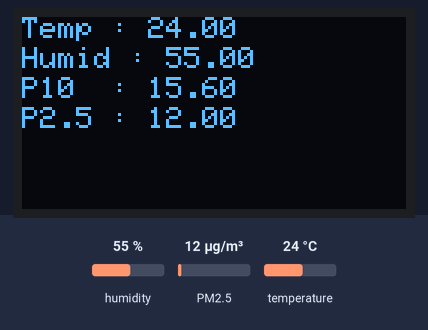
The sketch below on a simulated ESP8266 (NodeMCU). On the bench: 128×64 one-colour display. The inputs (shaded band) are chosen by the test bench; at power-on: humidity 55 %, PM2.5 12 µg/m³, temperature 24 °C. WiFi joins after 1.5 s; servers stay silent unless stated; random numbers use the default seed unless the sketch sets one; no MQTT or app messages arrive unless stated; what the sketch prints to the serial monitor is not drawn.

Above: at 1.8 s.

The sketch:

SDS011-airquality.ino
```cpp
#include <SDS011.h>
#include<OakOLED.h>
#include <WiFiManager.h>
#include <ArduinoJson.h>
#include <ESP8266WiFi.h>
#include <PubSubClient.h>
#include <Adafruit_Sensor.h>
#include <DHT.h>
#include <DHT_U.h>

//oled
OakOLED oled;
//#include <Adafruit_SSD1306.h>
//Adafruit_SSD1306 display(-1);
//#define SCREEN_WIDTH 128 // OLED display width, in pixels
//#define SCREEN_HEIGHT 64 // OLED display height, in pixels

// Mqtt
//const char* ssid ="motorola";
//const char* password ="123456789";

const char* ssid = "S22";  // "uniconverge_2_4g";
const char* password = "12345678"; //"#UCT@12345";


char mqtt_server[20] = "34.125.77.114";//"broker.hivemq.com" ; // enter your local host ip here
char port[6] = "1883";
char topic[40] = "AirQuality/UCT2";

float p10,p25;
int error;


//Dht11'
#define DHTPIN D5
#define DHTTYPE DHT11
DHT_Unified dht(DHTPIN, DHTTYPE);
uint32_t delayMS;
float Temp,Humid;

WiFiClient espClient;
PubSubClient client(espClient);
unsigned long lastMsg = 0;
#define MSG_BUFFER_SIZE (200)
char json[MSG_BUFFER_SIZE];
int value = 0;

SDS011 my_sds;
void setup_wifi() {
  /* WiFiManager, Local intializati on. Once its business is done, there is no need to keep it around*/
  WiFiManager wm;
  // wm.resetSettings(); // uncommen t it for resetting wifi*/
  bool res;
  res = wm.autoConnect("AirQualityWIFI");

  if(!res) {
    Serial.println("Failed to connect");
   ESP.restart();
  }
  else {
 //if you get here you have connected to the WiFi    
    Serial.println("connected...yeey :)");
  }
}

void reconnect() {
 // Loop until we're reconnected
 while (!client.connected()) {
  Serial.print("Attempting MQTT connection...");
 // Create a random client ID
  String clientId = "espClient";
 clientId += String(random(0xffff), HEX);
 // Attempt to connect
  if (client.connect(clientId.c_str()))
// if (client.connect("espClient", "BTbDj8IUPl7778PYLSvI", ""))
  {
   Serial.println("connected to broker: ");
   Serial.println(mqtt_server);
 //Once connected, publish an announcement...
 //client.publish(topic, "hello world");
 // ... and resubscribe
 //client.subscribe("inTopic");
}

 else {
 Serial.print("failed, rc=");
 Serial.print(mqtt_server);
 Serial.print(client.state());
 Serial.println(" try again in 5 seconds");
 // Wait 5 seconds before retrying
 delay(5000);
 }
 }
}

void mqtt_setup(){
// delay(10000);
 client.setServer(mqtt_server, atoi(port));
}


void setup() {
  my_sds.begin(D3,D4);
  Serial.begin(9600);
  oled.begin();
  // display.begin(SSD1306_SWITCHCAPVCC, 0x3C);  
  dht.begin();
  sensor_t sensor;
  dht.temperature().getSensor(&sensor);
  dht.humidity().getSensor(&sensor);
  setup_wifi();
  Serial.println("start");
  mqtt_setup();
}

void loop() {
//AirQuality
error = my_sds.read(&p25,&p10);

//Dht11
sensors_event_t event;
dht.temperature().getEvent(&event);
Temp = event.temperature;
dht.humidity().getEvent(&event);
Humid = event.relative_humidity;

if (! error) {
Serial.println("P2.5: "+String(p25));
Serial.println("P10: "+String(p10));
}
 if (!client.connected()) {
 reconnect();
 }
StaticJsonDocument<300> doc;
 JsonObject root =doc.to<JsonObject>();
 root["P10"] = p10;
 root["P2_5"] = p25;
 root["Temp"] = Temp;
 root["Humid"] = Humid;

serializeJsonPretty(doc, Serial);
 serializeJsonPretty(doc, json);
  Serial.print("Publish message: ");
  Serial.println(json);
  client.publish(topic, json);
 client.loop();

//oled
 oled.clearDisplay();

oled.setTextSize(1.5);  // Normal 1:1 pixel scale
 oled.setTextColor(1);// Draw white text
 oled.setCursor(0,0); // Start at top-left corner
 oled.print("Temp : ");
 oled.print(Temp);
 oled.setCursor(0,10);
 oled.print("Humid : ");
 oled.print(Humid);
 oled.setCursor(0,20);
 oled.print("P10  : ");
 oled.print(p10);
 oled.setCursor(0,30);
 oled.print("P2.5 : ");
 oled.print(p25);
 oled.display();
delay(60000);
}
```
